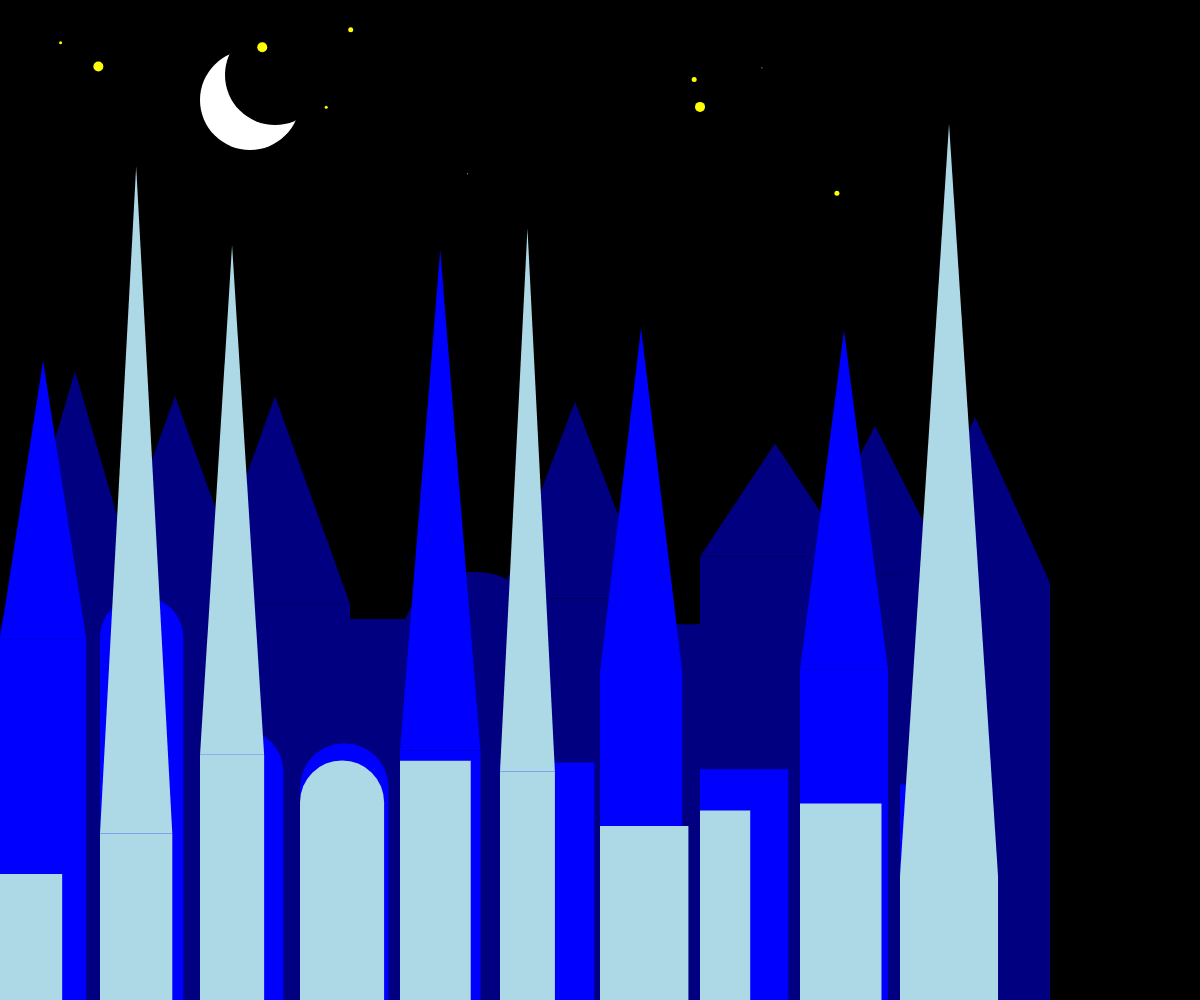
Frame 1 (no input)
Frame 60 (no input): identical to frame 1, image omitted
Frame 120 (the mouse pressed at the canvas centre since frame 60): identical to frame 1, image omitted

The p5.js sketch that drew this single still picture (run headless with seeded random() and noise() and a simulated clock; from frame 60 on, the mouse is pressed at the canvas centre):

// p5.js sketch
// ── sketch.js

//variables//

var buildings = [];
var buildings2 = [];
var buildings3 = [];

var stars = [];

var Sun = {
	x:250,
	y:100,
	c:"yellow",
	diameter: 150
}
var moon = {
	c:"white",
}


//loops // rows of buildings//

function setup() {
  createCanvas(windowWidth, windowHeight);
  noStroke();
	for(var i = 0;i< 10;i++){
		var roofType = floor(random(1,4));
		buildings.push(new Building(i,height,150,random(350,450),roofType, "navy"));
		var roofType = floor(random(1,4));
		buildings2.push(new Building(i,height,random(80,98),random(200,400),roofType, "blue"));
		var roofType = floor(random(1,4));
		buildings3.push(new Building(i,height,random(50,100),random(100,250),roofType, "lightblue"));
		stars.push(new Star(random(0, 10),random(0,100),10,10,"yellow"));
		stars.push(new Star(random(0, 10),random(0,100),5,5,"yellow"));
		stars.push(new Star(random(0, 10),random(0,100),3,3,"yellow"));
		stars.push(new Star(random(0, 10),random(0,100),1,1,"yellow"));
		stars.push(new Star(random(0, 10),random(100,200),10,10,"yellow"));
		stars.push(new Star(random(0, 10),random(100,200),5,5,"yellow"));
		stars.push(new Star(random(0, 10),random(100,200),3,3,"yellow"));
		stars.push(new Star(random(0, 10),random(100,200),1,1,"yellow"));

	}

}

// draw sun & buildings //

function draw() {
  background("black");
	fill(moon.c);
	//arc(250,100,100,100,0, PI+QUARTER_PI, PIE);
	ellipse(250,100,100,100);
	fill("black");
		ellipse(275,75,100,100);
	for (var i= 0; i < buildings.length; i++){
		buildings[i].drawBuilding();
		buildings2[i].drawBuilding();
		buildings3[i].drawBuilding();
	}
	for(var i=0; i< 10; i++){
		stars[i].drawStar();

	}

}

// buildings & roof //

function Building (x,y,w,h,roof,col){
	this.x = x*100;
	this.y = y-h;
	this.w = w;
	this.h = h;
	this.roof = roof;
	this.col = col;
	this.drawBuilding = function (){
		fill(col);
		if (roof == 2){
		ellipse(this.x+(this.w/2),this.y,this.w,this.w);
		}
		if (roof == 3){
		triangle(this.x+(this.w/2),this.h,this.x,this.y,this.x+(this.w),this.y);
		}
		rect(this.x,this.y,this.w,this.h);

	}
};

function Star (x,y,d,d,col){
	this.x = x*100;
	this.y = y;
	this.d = d
	this.col = col
	this.drawStar = function (){
		fill(col);
		ellipse(this.x,this.y,this.d,this.d);

	};
}
